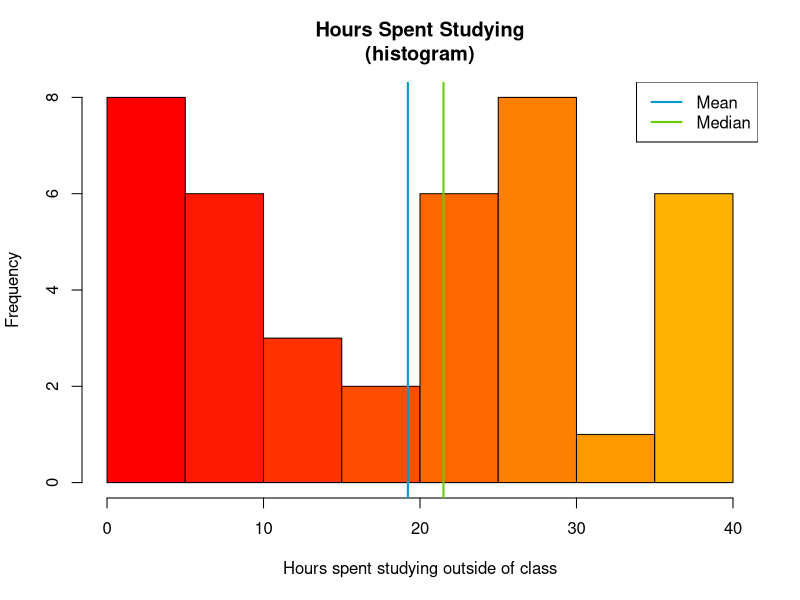

Write R code to recreate this figure.
df <- read.csv("sample_data.csv")

png('hist_studyHrs.png')
hist(df$studyHrs,
	 col=heat.colors(max(df$inClassHrs)),
	 main="Hours Spent Studying\n(histogram)",
	 xlab="Hours spent studying outside of class")
abline(v=mean(df$studyHrs),
	   col="deepskyblue3",
	   lwd=2)
abline(v=median(df$studyHrs),
	   col="chartreuse3",
	   lwd=2)
legend(x="topright",
	   c("Mean","Median"),
	   col=c("deepskyblue3","chartreuse3"),
	   lwd=c(2,2))
dev.off()
